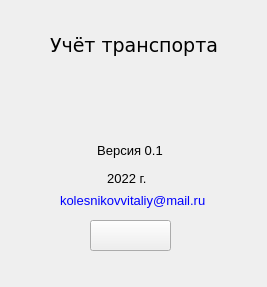
<?xml version="1.0" encoding="UTF-8"?>
<ui version="4.0">
 <class>Form2</class>
 <widget class="QWidget" name="Form2">
  <property name="windowModality">
   <enum>Qt::NonModal</enum>
  </property>
  <property name="geometry">
   <rect>
    <x>0</x>
    <y>0</y>
    <width>267</width>
    <height>287</height>
   </rect>
  </property>
  <property name="font">
   <font>
    <pointsize>10</pointsize>
   </font>
  </property>
  <property name="contextMenuPolicy">
   <enum>Qt::DefaultContextMenu</enum>
  </property>
  <property name="windowTitle">
   <string>             О программе</string>
  </property>
  <property name="windowIcon">
   <iconset>
    <normaloff>bmp/18.bmp</normaloff>bmp/18.bmp</iconset>
  </property>
  <property name="layoutDirection">
   <enum>Qt::LeftToRight</enum>
  </property>
  <widget class="QLabel" name="label">
   <property name="geometry">
    <rect>
     <x>50</x>
     <y>20</y>
     <width>171</width>
     <height>51</height>
    </rect>
   </property>
   <property name="font">
    <font>
     <family>DejaVu Sans</family>
     <pointsize>14</pointsize>
    </font>
   </property>
   <property name="text">
    <string>Учёт транспорта</string>
   </property>
  </widget>
  <widget class="QLabel" name="label_2">
   <property name="geometry">
    <rect>
     <x>100</x>
     <y>80</y>
     <width>51</width>
     <height>41</height>
    </rect>
   </property>
   <property name="text">
    <string/>
   </property>
   <property name="pixmap">
    <pixmap>bmp/33.bmp</pixmap>
   </property>
   <property name="textInteractionFlags">
    <set>Qt::NoTextInteraction</set>
   </property>
  </widget>
  <widget class="QLabel" name="label_3">
   <property name="geometry">
    <rect>
     <x>90</x>
     <y>140</y>
     <width>81</width>
     <height>20</height>
    </rect>
   </property>
   <property name="font">
    <font>
     <pointsize>10</pointsize>
    </font>
   </property>
   <property name="text">
    <string>  Версия 0.1</string>
   </property>
  </widget>
  <widget class="QLabel" name="label_4">
   <property name="geometry">
    <rect>
     <x>100</x>
     <y>170</y>
     <width>91</width>
     <height>16</height>
    </rect>
   </property>
   <property name="font">
    <font>
     <pointsize>10</pointsize>
    </font>
   </property>
   <property name="text">
    <string>  2022 г.</string>
   </property>
  </widget>
  <widget class="QLabel" name="label_5">
   <property name="geometry">
    <rect>
     <x>60</x>
     <y>190</y>
     <width>161</width>
     <height>20</height>
    </rect>
   </property>
   <property name="font">
    <font>
     <family>MS Shell Dlg 2</family>
     <pointsize>10</pointsize>
    </font>
   </property>
   <property name="autoFillBackground">
    <bool>false</bool>
   </property>
   <property name="styleSheet">
    <string notr="true">color: Blue</string>
   </property>
   <property name="text">
    <string>kolesnikovvitaliy@mail.ru</string>
   </property>
   <property name="scaledContents">
    <bool>false</bool>
   </property>
   <property name="openExternalLinks">
    <bool>true</bool>
   </property>
   <property name="buddy">
    <cstring></cstring>
   </property>
  </widget>
  <widget class="QPushButton" name="pushButton">
   <property name="geometry">
    <rect>
     <x>90</x>
     <y>220</y>
     <width>81</width>
     <height>31</height>
    </rect>
   </property>
   <property name="font">
    <font>
     <pointsize>10</pointsize>
    </font>
   </property>
   <property name="contextMenuPolicy">
    <enum>Qt::DefaultContextMenu</enum>
   </property>
   <property name="text">
    <string/>
   </property>
   <property name="icon">
    <iconset>
     <normaloff>bmp/ok1.bmp</normaloff>bmp/ok1.bmp</iconset>
   </property>
   <property name="iconSize">
    <size>
     <width>71</width>
     <height>20</height>
    </size>
   </property>
  </widget>
 </widget>
 <resources/>
 <connections/>
</ui>
